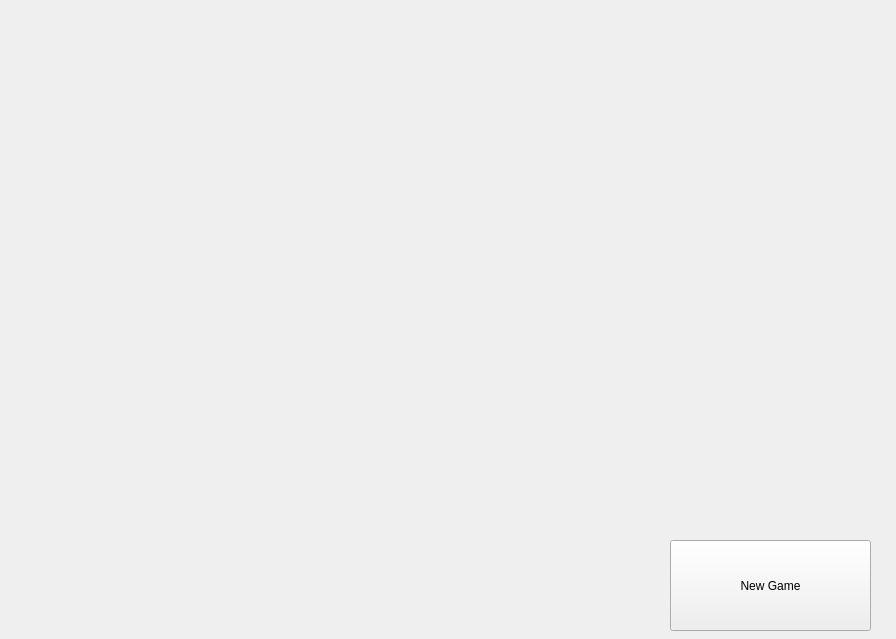
<?xml version="1.0" encoding="UTF-8"?>
<ui version="4.0">
 <class>OthelloGui</class>
 <widget class="QWidget" name="OthelloGui">
  <property name="geometry">
   <rect>
    <x>0</x>
    <y>0</y>
    <width>896</width>
    <height>639</height>
   </rect>
  </property>
  <property name="windowTitle">
   <string>OthelloGui</string>
  </property>
  <widget class="QWidget" name="gridLayoutWidget">
   <property name="geometry">
    <rect>
     <x>10</x>
     <y>10</y>
     <width>621</width>
     <height>621</height>
    </rect>
   </property>
   <layout class="QGridLayout" name="gameBoard"/>
  </widget>
  <widget class="QPushButton" name="ButtonNewGame">
   <property name="geometry">
    <rect>
     <x>670</x>
     <y>540</y>
     <width>201</width>
     <height>91</height>
    </rect>
   </property>
   <property name="text">
    <string>New Game</string>
   </property>
  </widget>
 </widget>
 <layoutdefault spacing="6" margin="11"/>
 <resources/>
 <connections/>
</ui>
